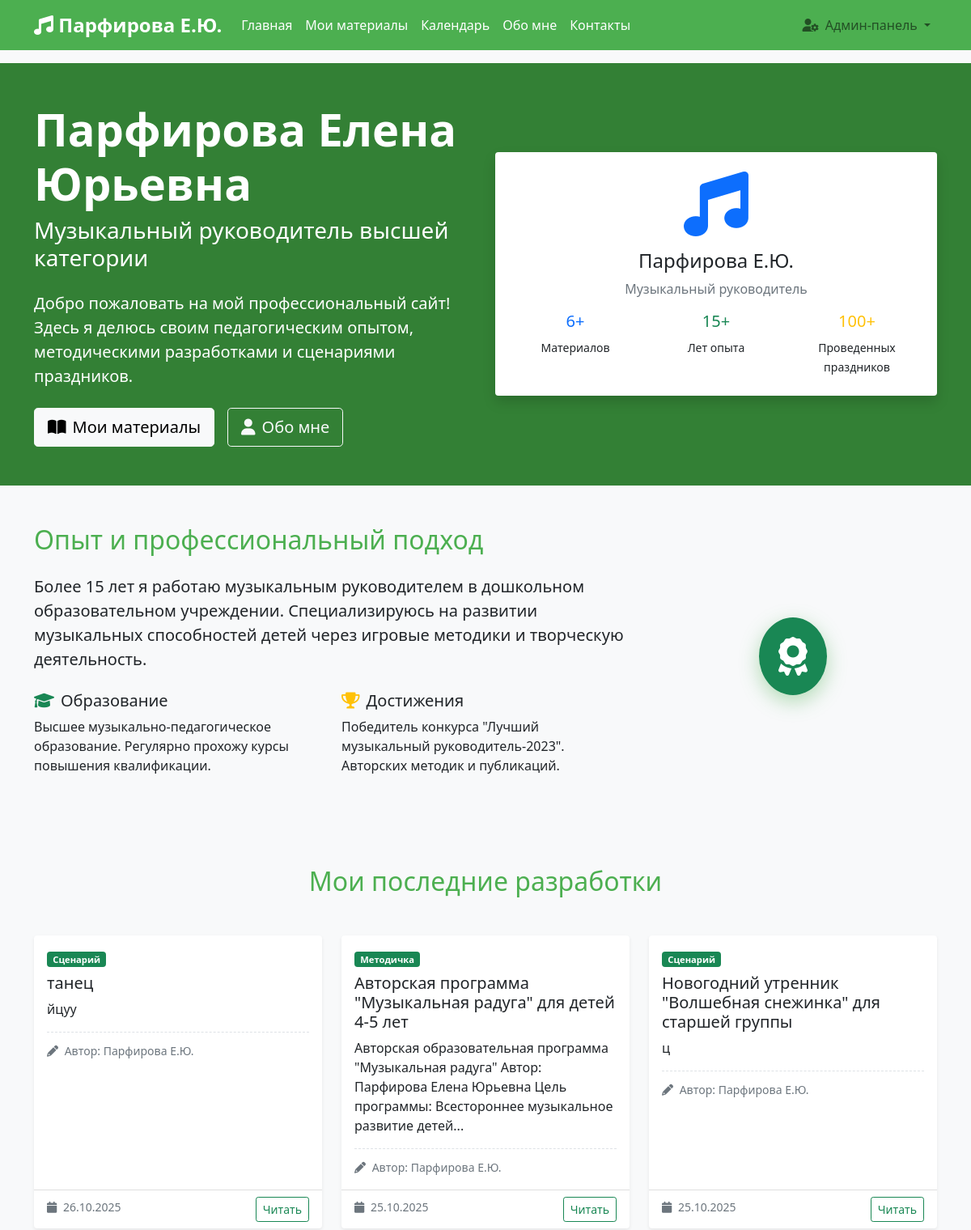
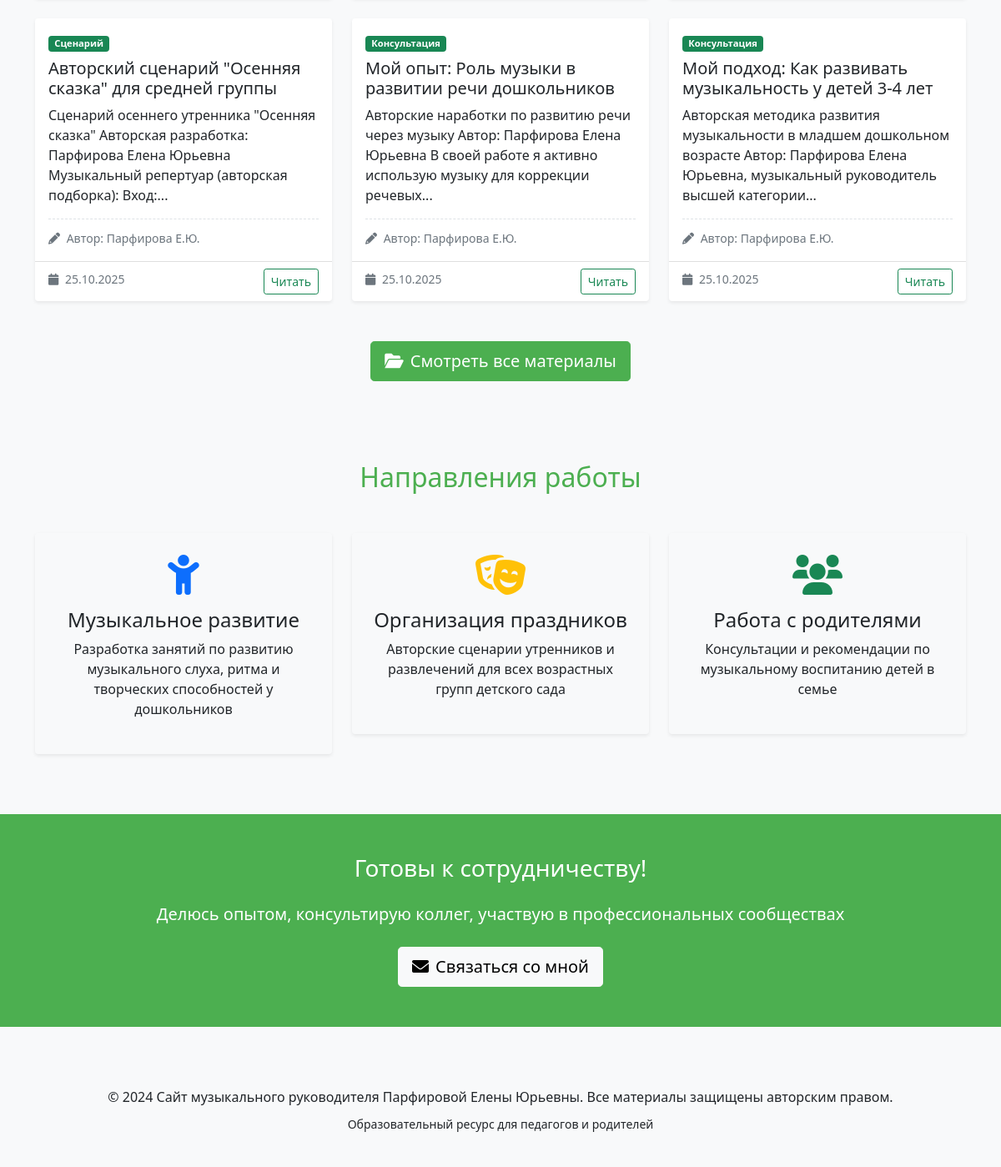
Screenshot of / (signed in) with the database file from the repository (2 pictures, top to bottom).
### models.py (models this page shows)
class Material(db.Model):
    id = db.Column(db.Integer, primary_key=True)
    title = db.Column(db.String(200), nullable=False)
    content = db.Column(db.Text, nullable=False)
    category = db.Column(db.String(50), nullable=False)
    target_audience = db.Column(db.String(50), nullable=False)
    created_date = db.Column(db.DateTime, nullable=False, default=lambda: datetime.now(timezone.utc))
    file_path = db.Column(db.String(300))
    is_published = db.Column(db.Boolean, default=True)

### app.py (the view)
@app.route('/')
def index():
    log_visit('index')
    latest_materials = Material.query.filter_by(is_published=True)\
        .order_by(Material.created_date.desc())\
        .limit(6)\
        .all()
    stats = {
        'total_materials': Material.query.filter_by(is_published=True).count()
    }
    return render_template('index.html',
                         latest_materials=latest_materials,
                         stats=stats)

### app.py (called while the page is built)
@login_manager.user_loader
def load_user(user_id):
    return db.session.get(User, int(user_id))

def log_visit(page):
    visit = PageVisit(
        page=page,
        ip_address=request.remote_addr
    )
    db.session.add(visit)
    db.session.commit()

### templates/index.html (shortened to what this page needs)
{% extends "base.html" %}
{% block content %}
<section class="hero-section py-5" style="background: linear-gradient(135deg, #667eea 0%, #764ba2 100%);">
    <div class="container">
        <div class="row align-items-center">
            <div class="col-lg-6 text-white">
                <h1 class="display-4 fw-bold">Парфирова Елена Юрьевна</h1>
                <h2 class="h3 mb-4">Музыкальный руководитель высшей категории</h2>
                <p class="lead my-4">Добро пожаловать на мой профессиональный сайт! Здесь я делюсь своим педагогическим
                    опытом, методическими разработками и сценариями праздников.</p>
                <div class="d-flex gap-3 flex-wrap">
                    <a href="{{ url_for('materials') }}" class="btn btn-light btn-lg">
                        <i class="fas fa-book-open me-2"></i>Мои материалы
                    </a>
                    <a href="{{ url_for('about') }}" class="btn btn-outline-light btn-lg">
                        <i class="fas fa-user me-2"></i>Обо мне
                    </a>
                </div>
            </div>
            <div class="col-lg-6 text-center">
                <div class="profile-card bg-white rounded p-4 shadow">
                    <i class="fas fa-music text-primary mb-3" style="font-size: 80px;"></i>
                    <h4 class="text-dark">Парфирова Е.Ю.</h4>
                    <p class="text-muted">Музыкальный руководитель</p>
                    <div class="stats">
                        <div class="row text-center">
                            <div class="col-4">
                                <h5 class="text-primary">{{ stats.total_materials if stats else '6' }}+</h5>
                                <small>Материалов</small>
                            </div>
                            <div class="col-4">
                                <h5 class="text-success">15+</h5>
                                <small>Лет опыта</small>
                            </div>
                            <div class="col-4">
                                <h5 class="text-warning">100+</h5>
                                <small>Проведенных праздников</small>
                            </div>
                        </div>
                    </div>
                </div>
            </div>
        </div>
    </div>
</section>
<section class="py-5">
    <div class="container">
        <div class="row align-items-center">
            <div class="col-lg-8">
                <h2 class="mb-4" style="color: #4CAF50;">Опыт и профессиональный подход</h2>
                <p class="lead">Более 15 лет я работаю музыкальным руководителем в дошкольном образовательном
                    учреждении. Специализируюсь на развитии музыкальных способностей детей через игровые методики и
                    творческую деятельность.</p>
                <div class="row mt-4">
                    <div class="col-md-6">
                        <h5><i class="fas fa-graduation-cap text-success me-2"></i>Образование</h5>
                        <p>Высшее музыкально-педагогическое образование. Регулярно прохожу курсы повышения квалификации.
                        </p>
                    </div>
                    <div class="col-md-6">
                        <h5><i class="fas fa-trophy text-warning me-2"></i>Достижения</h5>
                        <p>Победитель конкурса "Лучший музыкальный руководитель-2023". Авторских методик и публикаций.
                        </p>
                    </div>
                </div>
            </div>
            <div class="col-lg-4 text-center">
                <div class="achievement-badge bg-success text-white rounded-circle p-4 d-inline-block">
                    <i class="fas fa-award fa-3x"></i>
                </div>
            </div>
        </div>
    </div>
</section>
<section class="py-5 bg-light">
    <div class="container">
        <h2 class="text-center mb-5" style="color: #4CAF50;">Мои последние разработки</h2>
        <div class="row">
            {% for material in latest_materials %}
            <div class="col-md-4 mb-4">
                <div class="card h-100 shadow-sm">
                    <div class="card-body">
                        <span class="badge bg-success mb-2">
                            {% if material.category == 'consultation' %}Консультация
                            {% elif material.category == 'scenario' %}Сценарий
                            {% elif material.category == 'methodical' %}Методичка
                            {% else %}Статья{% endif %}
                        </span>
                        <h5 class="card-title">{{ material.title }}</h5>
                        <p class="card-text">
                            {{ material.content | striptags | truncate(150) }}
                        </p>
                        <div class="author-signature">
                            <small class="text-muted">
                                <i class="fas fa-pencil-alt me-1"></i>
                                Автор: Парфирова Е.Ю.
                            </small>
                        </div>
                    </div>
                    <div class="card-footer bg-transparent">
                        <small class="text-muted">
                            <i class="fas fa-calendar me-1"></i>
                            {{ material.created_date.strftime('%d.%m.%Y') }}
                        </small>
                        <a href="{{ url_for('material_detail', material_id=material.id) }}"
                            class="btn btn-sm btn-outline-success float-end">
                            Читать
                        </a>
                    </div>
                </div>
            </div>
            {% endfor %}
        </div>
        <div class="text-center mt-4">
            <a href="{{ url_for('materials') }}" class="btn btn-success btn-lg">
                <i class="fas fa-folder-open me-2"></i>Смотреть все материалы
            </a>
        </div>
    </div>
</section>
<section class="py-5">
    <div class="container">
        <h2 class="text-center mb-5" style="color: #4CAF50;">Направления работы</h2>
        <div class="row">
            <div class="col-md-4 text-center mb-4">
                <div class="specialization-card p-4 rounded shadow-sm">
                    <i class="fas fa-child fa-3x text-primary mb-3"></i>
                    <h4>Музыкальное развитие</h4>
                    <p>Разработка занятий по развитию музыкального слуха, ритма и творческих способностей у дошкольников
                    </p>
                </div>
            </div>
            <div class="col-md-4 text-center mb-4">
                <div class="specialization-card p-4 rounded shadow-sm">
                    <i class="fas fa-theater-masks fa-3x text-warning mb-3"></i>
                    <h4>Организация праздников</h4>
                    <p>Авторские сценарии утренников и развлечений для всех возрастных групп детского сада</p>
                </div>
            </div>
            <div class="col-md-4 text-center mb-4">
                <div class="specialization-card p-4 rounded shadow-sm">
                    <i class="fas fa-users fa-3x text-success mb-3"></i>
                    <h4>Работа с родителями</h4>
                    <p>Консультации и рекомендации по музыкальному воспитанию детей в семье</p>
                </div>
            </div>
        </div>
    </div>
</section>
<section class="py-5 text-center" style="background-color: #4CAF50;">
    <div class="container">
        <h3 class="text-white mb-4">Готовы к сотрудничеству!</h3>
        <p class="text-white lead mb-4">Делюсь опытом, консультирую коллег, участвую в профессиональных сообществах</p>
        <div class="d-flex gap-3 justify-content-center flex-wrap">
            <a href="{{ url_for('contacts') }}" class="btn btn-light btn-lg">
                <i class="fas fa-envelope me-2"></i>Связаться со мной
            </a>
        </div>
    </div>
</section>
{% endblock %}

### static/css/style.css (style rules this page uses)
:root { --primary-color: #4CAF50; --secondary-color: #FFC107; --accent-color: #2196F3; }
body { font-family: 'Segoe UI', Tahoma, Geneva, Verdana, sans-serif; background-color: #f8f9fa; }
.hero-section { background: #338035 !important; }
.card { transition: transform 0.3s ease, box-shadow 0.3s ease; border: none; }
.badge { font-size: 0.7rem; }
.btn-success { background-color: var(--primary-color); border-color: var(--primary-color); }
.card { animation: fadeIn 0.6s ease-out; }
.author-signature { border-top: 1px dashed #dee2e6; padding-top: 10px; margin-top: 15px; }
.profile-card { transition: transform 0.3s ease; }
.achievement-badge { box-shadow: 0 8px 25px rgba(76, 175, 80, 0.4); transition: transform 0.3s ease; }
.specialization-card { transition: all 0.3s ease; border: 2px solid transparent; }

### rows the page displays
Material: category "Сценарий", title "танец", content "йцуу", created_date "26.10.2025"
Material: category "Методичка", title "Авторская программа \"Музыкальная радуга\" для детей 4-5 лет", content "Авторская образовательная программа \"Музыкальная радуга\" Автор: Парфирова Елена Юрьевна Цель программы: Всестороннее музыкальное развитие детей...", created_date "25.10.2025"
Material: category "Сценарий", title "Новогодний утренник \"Волшебная снежинка\" для старшей группы", content "ц", created_date "25.10.2025"
Material: category "Сценарий", title "Авторский сценарий \"Осенняя сказка\" для средней группы", content "Сценарий осеннего утренника \"Осенняя сказка\" Авторская разработка: Парфирова Елена Юрьевна Музыкальный репертуар (авторская подборка): Вход:...", created_date "25.10.2025"
Material: category "Консультация", title "Мой опыт: Роль музыки в развитии речи дошкольников", content "Авторские наработки по развитию речи через музыку Автор: Парфирова Елена Юрьевна В своей работе я активно использую музыку для коррекции речевых...", created_date "25.10.2025"
Material: category "Консультация", title "Мой подход: Как развивать музыкальность у детей 3-4 лет", content "Авторская методика развития музыкальности в младшем дошкольном возрасте Автор: Парфирова Елена Юрьевна, музыкальный руководитель высшей категории...", created_date "25.10.2025"

### other values shown
{{ stats.total_materials if stats else '6' }} "6"
